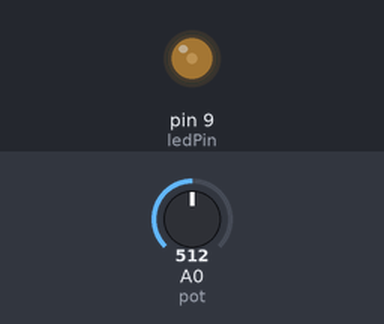
A sketch run on a simulated Arduino Uno, built with avr-gcc and run on an emulated ATmega328P. Shown: output pins drawn as LEDs (lit = HIGH). The test bench sets the inputs (shaded band); at power-on: A0 (pot) = 512.

Above: at 1.27 s.
1.3 s: A0 (pot) set to 245
At 2.0 s:
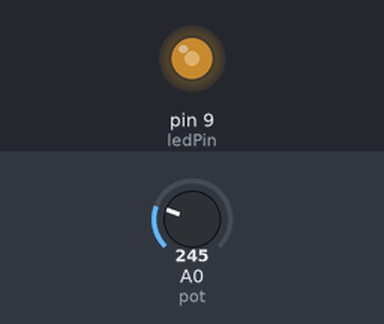
4.3 s: A0 (pot) set to 0
7.3 s: A0 (pot) set to 265
10.3 s: A0 (pot) set to 306
13.3 s: A0 (pot) set to 511
At 16.03 s:
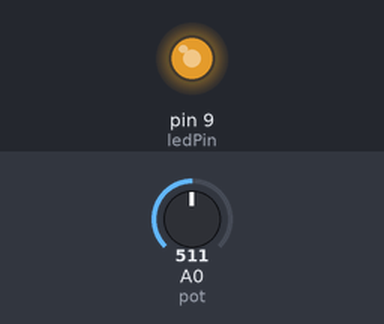
Timing chart, 0 to 17.3 s (numbered marks = the images above; inputs shaded):
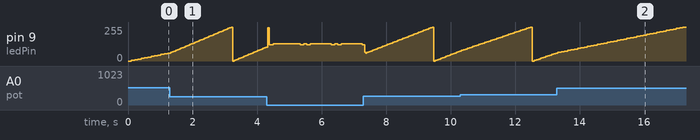

The sketch:

brt-v02.ino
```cpp
int ledPin = 9;
int pot=A0;

void setup() {
  // put your setup code here, to run once:

}

void loop() {
  // put your main code here, to run repeatedly:
  for (int fadeValue=0;fadeValue<=255;fadeValue+=5) // fadeVaule set as the voltage of ledpin.
    {
      analogWrite(ledPin,fadeValue);
      int time=analogRead(pot)/5; //read the vaule of voltage divider, set the vaule of votage divider to delay.
      delay(time);
    }
}
```
